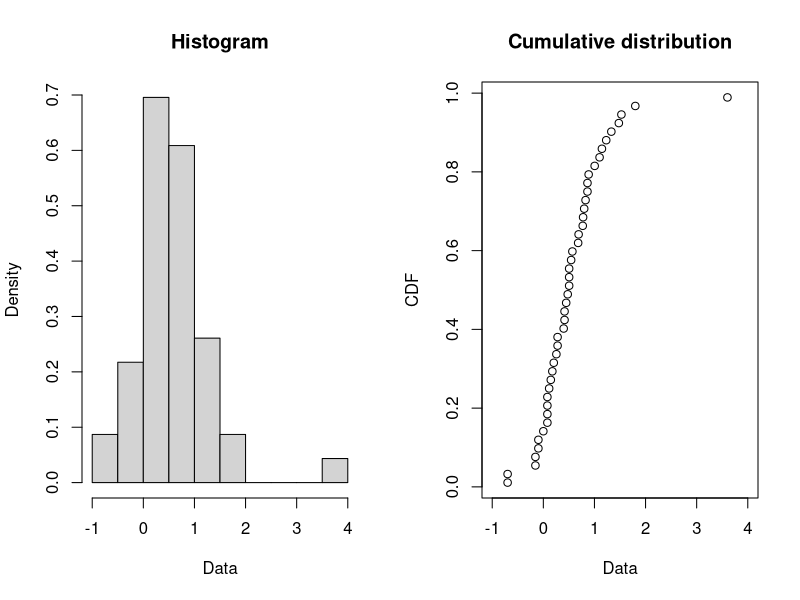
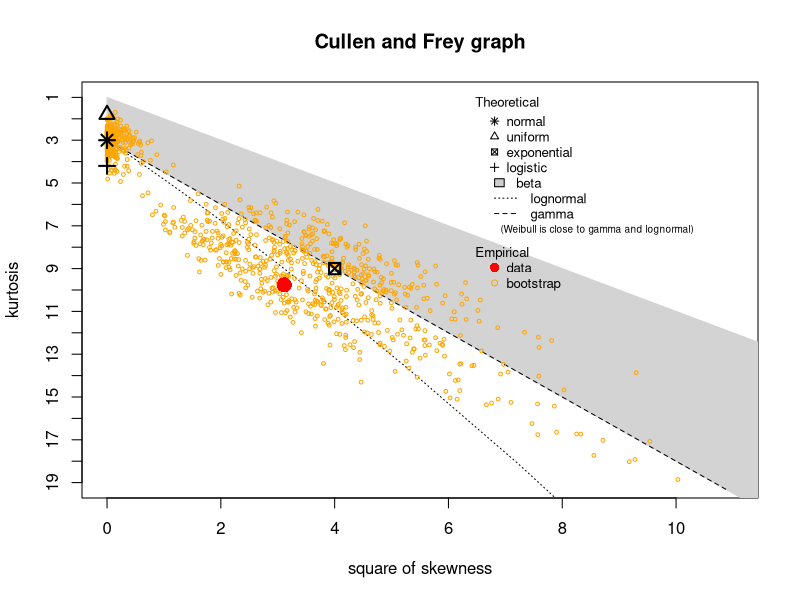
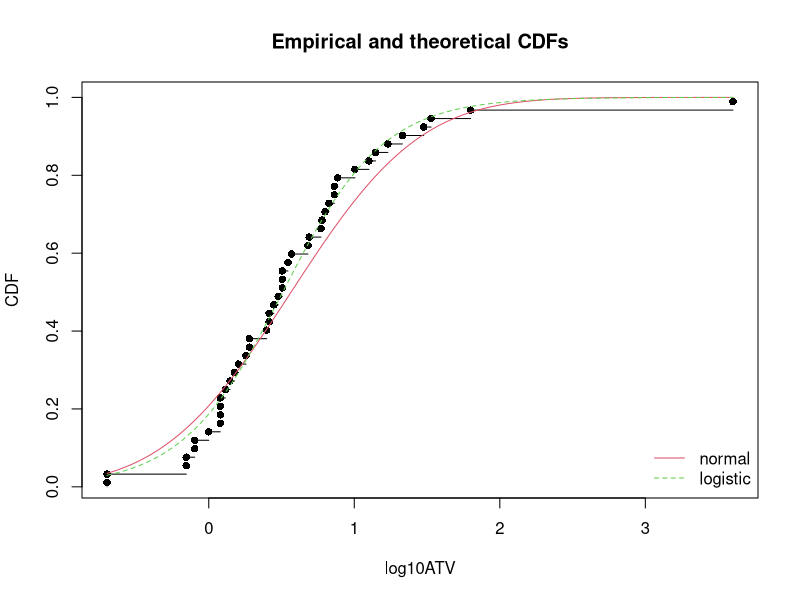
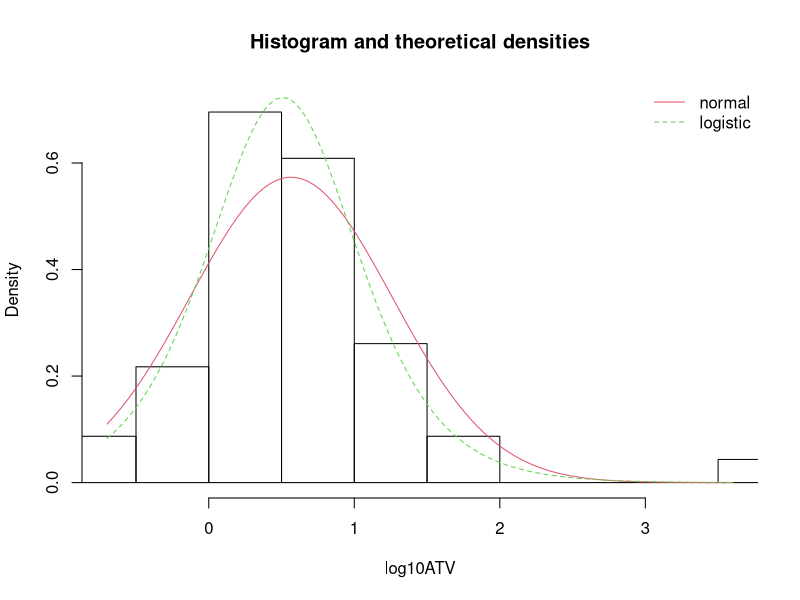
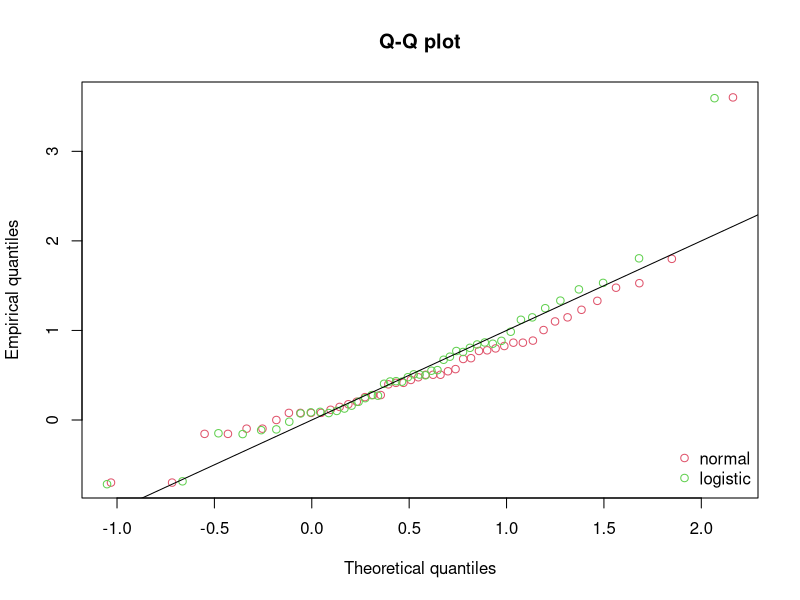
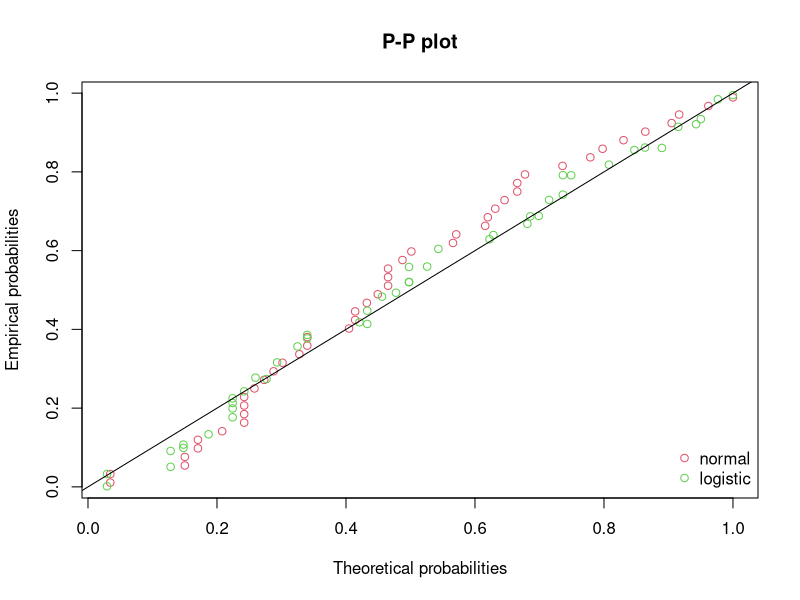
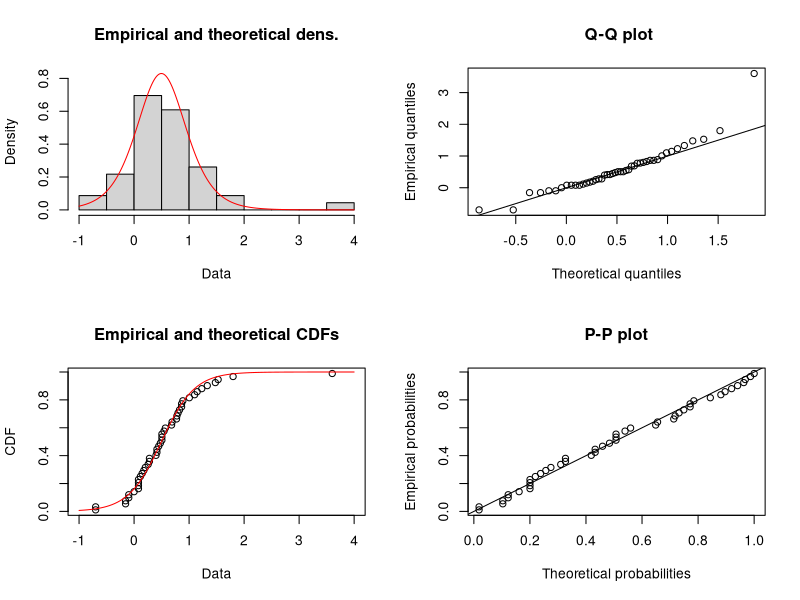

The R script that drew these images, in order:
library(fitdistrplus)


### Name: endosulfan
### Title: Species Sensitivity Distribution (SSD) for endosulfan
### Aliases: endosulfan
### Keywords: datasets

### ** Examples

# (1) load of data
#
data(endosulfan)

# (2) plot and description of data for non Australian fish in decimal logarithm
#
log10ATV <-log10(subset(endosulfan,(Australian == "no") & (group == "Fish"))$ATV)
plotdist(log10ATV)
descdist(log10ATV,boot=1000)

# (3) fit of a normal and a logistic distribution to data in log10
# (classical distributions used for SSD)
# and visual comparison of the fits
#
fln <- fitdist(log10ATV,"norm")
summary(fln)

fll <- fitdist(log10ATV,"logis")
summary(fll)

cdfcomp(list(fln,fll),legendtext=c("normal","logistic"),
xlab="log10ATV")

denscomp(list(fln,fll),legendtext=c("normal","logistic"),
xlab="log10ATV")

qqcomp(list(fln,fll),legendtext=c("normal","logistic"))
ppcomp(list(fln,fll),legendtext=c("normal","logistic"))

gofstat(list(fln,fll), fitnames = c("lognormal", "loglogistic"))

# (4) estimation of the 5 percent quantile value of 
# logistic fitted distribution (5 percent hazardous concentration  : HC5)
# with its two-sided 95 percent confidence interval calculated by 
# parametric bootstrap 
# with a small number of iterations to satisfy CRAN running times constraint.
# For practical applications, we recommend to use at least niter=501 or niter=1001.
#
# in log10(ATV)
bll <- bootdist(fll,niter=101)
HC5ll <- quantile(bll,probs = 0.05)
# in ATV
10^(HC5ll$quantiles)
10^(HC5ll$quantCI)

# (5) estimation of the 5 percent quantile value of 
# the fitted logistic distribution (5 percent hazardous concentration  : HC5)
# with its one-sided 95 percent confidence interval (type "greater")
# calculated by 
# nonparametric bootstrap 
# with a small number of iterations to satisfy CRAN running times constraint.
# For practical applications, we recommend to use at least niter=501 or niter=1001.
# 
# in log10(ATV)
bllnonpar <- bootdist(fll,niter=101,bootmethod = "nonparam")
HC5llgreater <- quantile(bllnonpar,probs = 0.05, CI.type="greater")
# in ATV
10^(HC5llgreater$quantiles)
10^(HC5llgreater$quantCI)

# (6) fit of a logistic distribution 
# by minimizing the modified Anderson-Darling AD2L distance
# cf. ?mgedist for definition of this distance
#

fllAD2L <- fitdist(log10ATV,"logis",method="mge",gof="AD2L")
summary(fllAD2L)
plot(fllAD2L)
